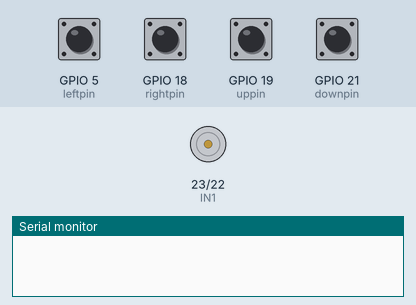
Bench run of a sketch on a simulated ESP32. On the bench: motor-driver pin pairs drawn as motors (green arrow = first pin HIGH = forward, orange = second pin HIGH = backward, longer = more drive, scaled by the enable pin), the last lines printed to the serial monitor. The test bench sets the inputs (shaded band); at power-on: GPIO 5 (leftpin), GPIO 18 (rightpin), GPIO 19 (uppin), GPIO 21 (downpin) HIGH.

Above: at 1.2 s.
1.3 s: GPIO 5 (leftpin) pulled LOW for 0.15 s
At 1.38 s:
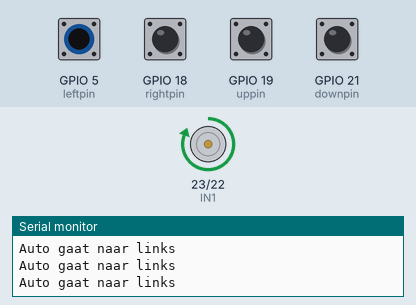
2.9 s: GPIO 18 (rightpin) pulled LOW for 0.15 s
At 2.98 s:
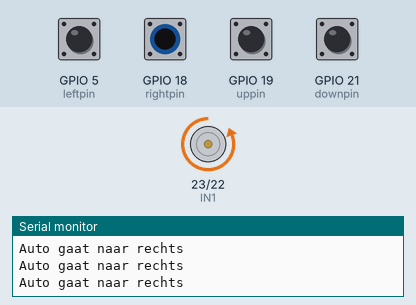
4.5 s: GPIO 5 (leftpin) driven LOW and GPIO 18 (rightpin) driven LOW
At 5.2 s:
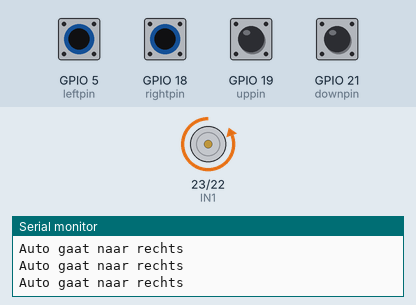
7.5 s: GPIO 18 (rightpin) driven HIGH
At 7.9 s:
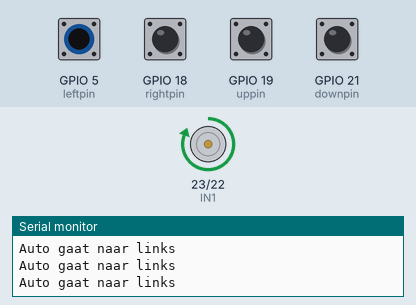
10.5 s: GPIO 5 (leftpin) driven HIGH
At 10.9 s:
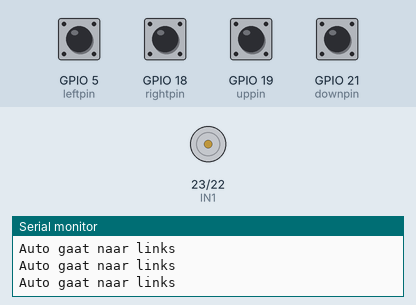
12.0 s: GPIO 5 (leftpin) driven LOW
At 13.2 s:
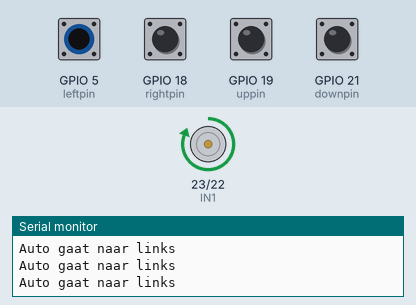
Timing chart, 0 to 15.0 s (numbered marks = the images above; inputs shaded):
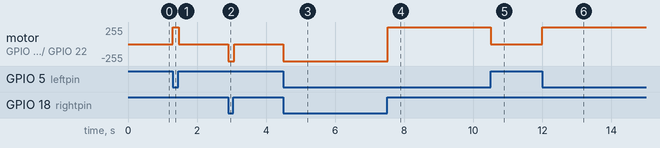

Measured:
- after the input at 1.3 s, motor on GPIO 23 (IN1) / GPIO 22 (IN2): stopped → forward 255/255 at once, → stopped 0.16 s later
- after the input at 2.9 s, motor on GPIO 23 (IN1) / GPIO 22 (IN2): stopped → backward 255/255 at once, → stopped 0.17 s later
- after the input at 4.5 s, motor on GPIO 23 (IN1) / GPIO 22 (IN2): stopped → backward 255/255 at once
- after the input at 7.5 s, motor on GPIO 23 (IN1) / GPIO 22 (IN2): backward 255/255 → forward 255/255 at once
- after the input at 10.5 s, motor on GPIO 23 (IN1) / GPIO 22 (IN2): forward 255/255 → stopped at once
- after the input at 12.0 s, motor on GPIO 23 (IN1) / GPIO 22 (IN2): stopped → forward 255/255 at once

The sketch:

driver_Joystick.ino
```cpp
//driver
const int IN1 = 23;
const int IN2 = 22;
const int ENA = 4;
// Kies een PWM-kanaal (0-15) dat beschikbaar is voor je board
const int channel = 13;

//joystick
int leftpin = 5;
int rightpin = 18;
int uppin = 19;
int downpin = 21;

int leftvalue = 0;
int rightvalue = 0;
int upvalue = 0;
int downvalue = 0;

void setup() {
  pinMode (IN1, OUTPUT);
  pinMode (IN2, OUTPUT);

  ledcSetup(channel, 5000, 8);// Kanaal, frequentie (Hz), resolutie (bits)
  ledcAttachPin(ENA, channel);

  pinMode(leftpin,INPUT_PULLUP);
  pinMode(rightpin,INPUT_PULLUP);
  pinMode(uppin,INPUT_PULLUP);
  pinMode(downpin,INPUT_PULLUP);
  Serial.begin(9600);
}

void loop() {
  leftvalue= digitalRead(leftpin);
  rightvalue= digitalRead(rightpin);
  upvalue= digitalRead(uppin);
  downvalue= digitalRead(downpin);

  if(rightvalue == 0){
    ledcWrite(channel, 255);
    digitalWrite(IN1, LOW);
    digitalWrite(IN2, HIGH);
    Serial.println("Auto gaat naar rechts");
  }
  else if(leftvalue== 0){
    ledcWrite(channel, 255);
    digitalWrite(IN1, HIGH);
    digitalWrite(IN2, LOW);
    Serial.println("Auto gaat naar links");
  }
  else{
    ledcWrite(channel, 0);
    digitalWrite(IN1, LOW);
    digitalWrite(IN2, LOW);
  }

}
```
